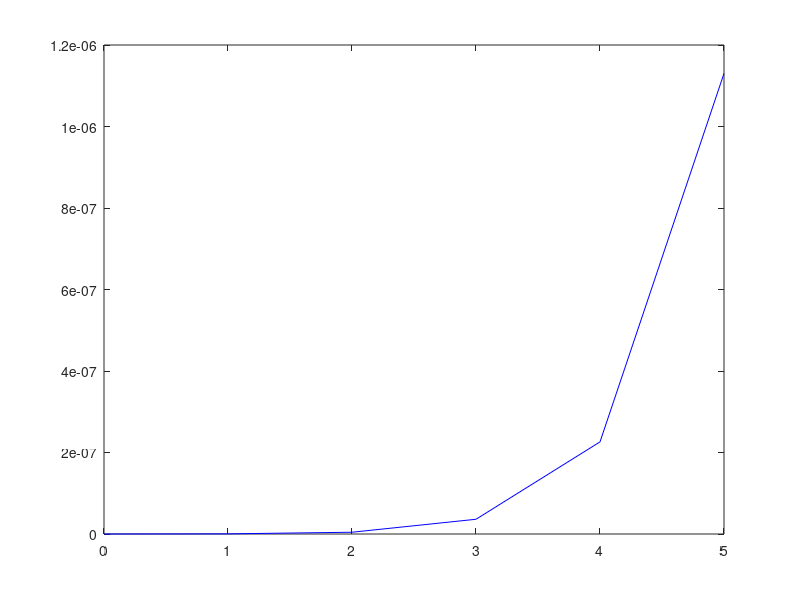

Source code (MATLAB):
%Poisson approximation of the binomial distribution
% Bino(n; p) ≈ Poisson(λ = np)
p=input('p= ');
if p>0.05
    fprintf('p should be less than 0.05');
end
n=input('n= ');
if n<30
    fprintf('n should be greater than 30.');
end
v=0:n;
plot(v,binopdf(v,n,p),'m',v,poisspdf(v,n*p),'b')